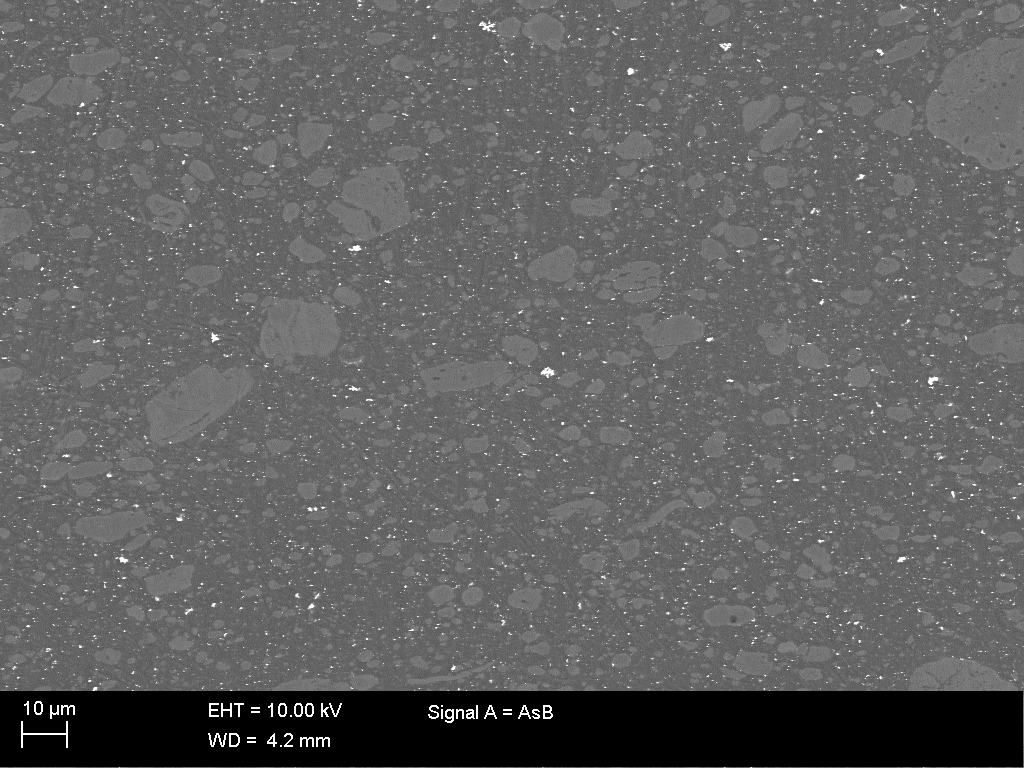
#> input picture BM_18_1_06.tif, 1024 x 768 px
$ python -i testing.py   (imports and definitions only)
#> lines starting #> are read from the running program, lines starting #| are printed output that depends on the picture; after the words box and inside, x2 and y2 are one past the last pixel; in counts of white or black regions, pixels touching at a corner belong together
#> further down, picture is the input picture: shape (768, 1024); min 0, max 255, mean 97
import numpy as np
from scipy import ndimage
from skimage.feature import peak_local_max
from skimage.segmentation import watershed
from skimage.measure import regionprops
import cv2
import matplotlib.pyplot as plt

def separate_particles(binary_image, min_circularity=0.7, min_distance=20):
    """
    Separates overlapping particles in a binary image using watershed segmentation
    and filters them based on circularity.

    Parameters:
    -----------
    binary_image : numpy.ndarray
        Binary input image where particles are marked as 1 and background as 0
    min_circularity : float
        Minimum circularity threshold (0 to 1) for particle detection
    min_distance : int
        Minimum distance between local maxima for particle separation

    Returns:
    --------
    labeled_particles : numpy.ndarray
        Image with separated particles labeled with different integers
    particle_props : list
        List of particle properties including area, perimeter, and circularity
    """
#> called with min_circularity = 0.7, min_distance = 20
    # Ensure binary image is boolean
    binary_image = binary_image.astype(bool)
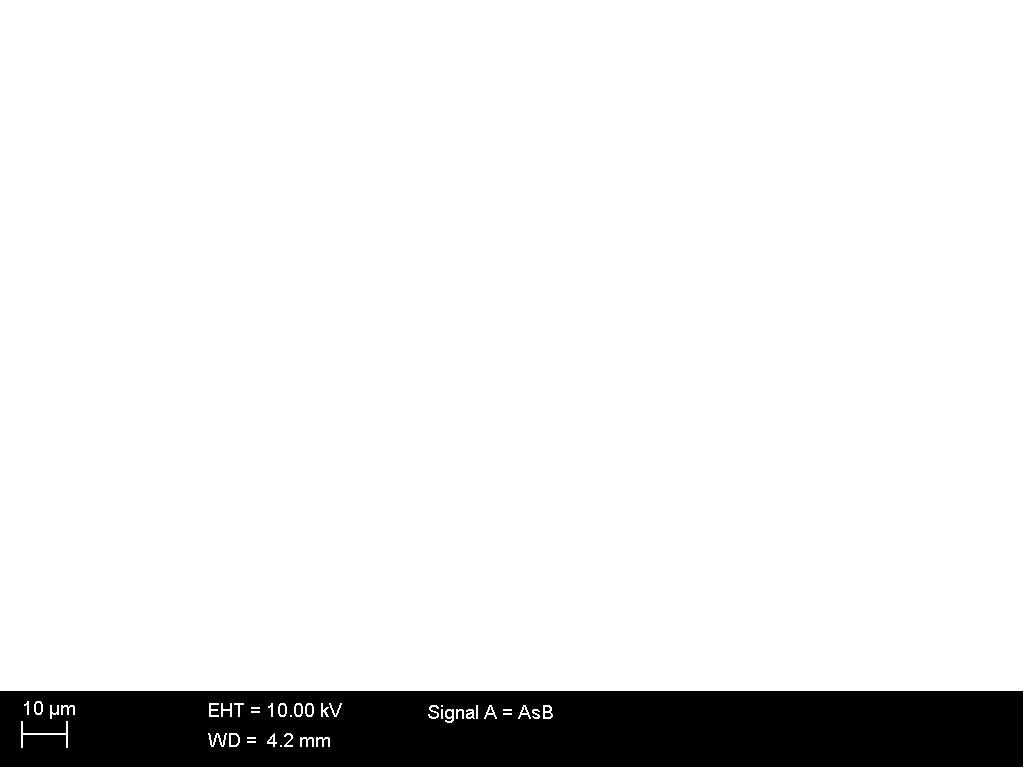
#> binary_image: shape (768, 1024) bool; 90.4% white; 13 black regions (5 under 20 px), largest, box (x1, y1, x2, y2) and area: (0, 691, 1023, 767) 75326, (231, 735, 238, 745) 64, (36, 703, 41, 713) 46

    # Calculate distance transform
    distance = ndimage.distance_transform_edt(binary_image)
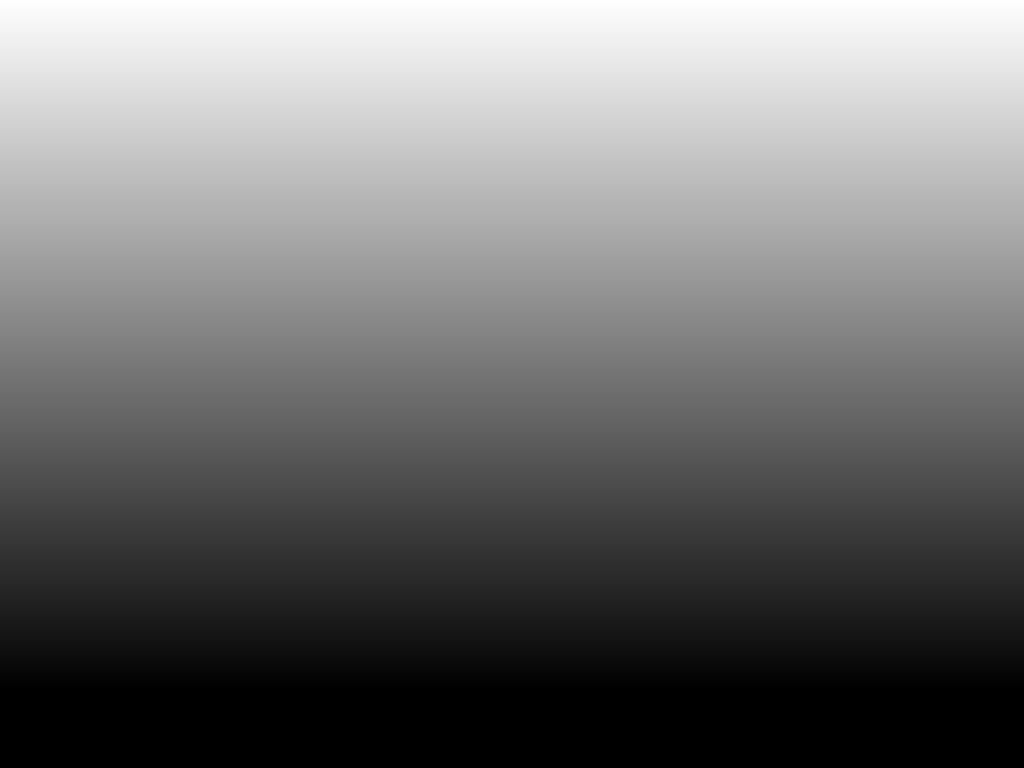
#> distance: shape (768, 1024) float64; min 0, max 691, mean 311.3; drawn with min black and max white

    # Find local maxima
    coords = peak_local_max(distance, min_distance=min_distance, labels=binary_image)
#> coords = 68 pairs, first value 20 to 738, second value 20 to 1000

    # Create markers for watershed
    markers = np.zeros_like(binary_image, dtype=int)
    for i, (x, y) in enumerate(coords, start=1):
        markers[x, y] = i
#> this loop made 68 passes
#> (x, y) on passes 1 to 12: (20, 20), (20, 40), (20, 60), (20, 80), (20, 100), (20, 120), (20, 140), (20, 160), (20, 180), (20, 200), (20, 220), (20, 240)
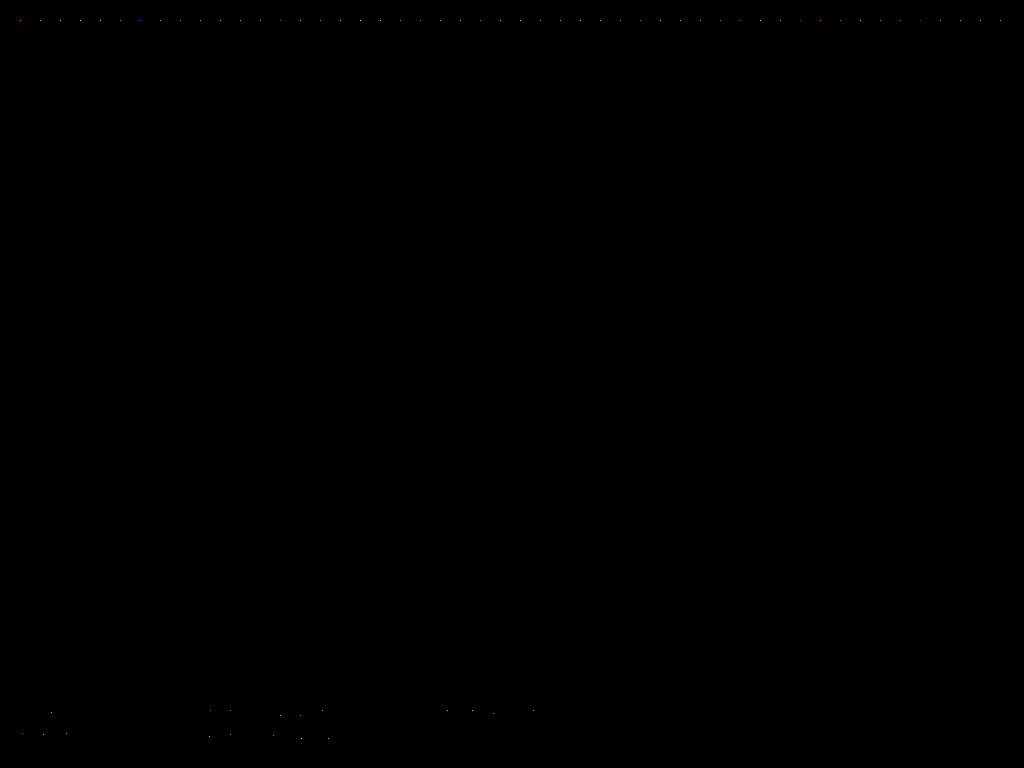
#> markers: shape (768, 1024) int64; 69 distinct labels, from 0 to 68; one colour per label, 0 black

    # Perform watershed segmentation
    labeled_particles = watershed(-distance, markers, mask=binary_image)
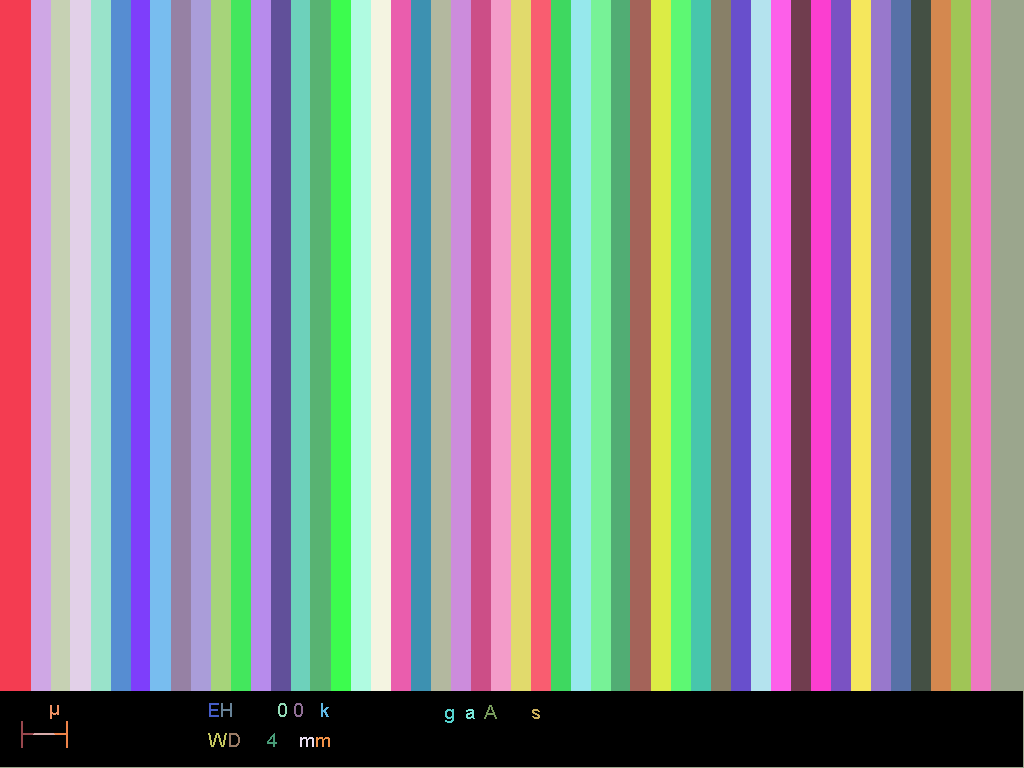
#> labeled_particles: shape (768, 1024) int64; 69 distinct labels, from 0 to 68; one colour per label, 0 black

    # Calculate properties for each particle
    particle_props = []
    for region in regionprops(labeled_particles):
        # Get particle contour
        particle_mask = (labeled_particles == region.label).astype(np.uint8)
        contours, _ = cv2.findContours(particle_mask, cv2.RETR_EXTERNAL,
                                     cv2.CHAIN_APPROX_NONE)

        # Calculate circularity
        area = region.area
        perimeter = cv2.arcLength(contours[0], True)
        circularity = 4 * np.pi * area / (perimeter ** 2) if perimeter > 0 else 0

        particle_props.append({
            'label': region.label,
            'area': area,
            'perimeter': perimeter,
            'circularity': circularity,
            'centroid': region.centroid
        })
#> this loop made 68 passes
#> (area, perimeter, circularity) on passes 1 to 12: (21421, 1440, 0.13), (13820, 1418, 0.0864), (13129, 1416, 0.0823), (14511, 1420, 0.0904), (13820, 1418, 0.0864), (13820, 1418, 0.0864), (13129, 1416, 0.0823), (14511, 1420, 0.0904), (13820, 1418, 0.0864), (13820, 1418, 0.0864), (13820, 1418, 0.0864), (13820, 1418, 0.0864)
#> pass 3, in separate_particles, `particle_mask = (labeled_particles == region.label).astype(np.uint8)`:
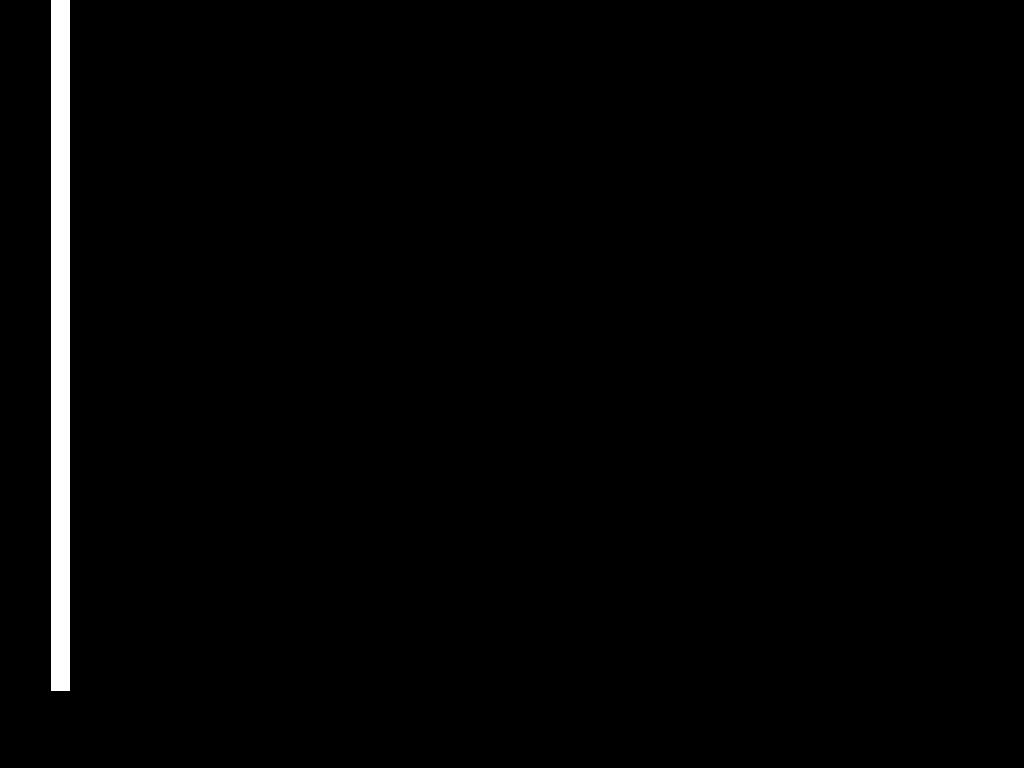
#> particle_mask: shape (768, 1024); values 0 (black) and 1 (white), 1.7% white; 1 white region, box (x1, y1, x2, y2) and area: (51, 0, 70, 691) 13129
#> after the loop: particle_mask: shape (768, 1024); values 0 (black) and 1 (white), 0.01% white in thin lines or dots, all inside (x1, y1, x2, y2) = (208, 733, 227, 747)
#> after the loop, particle_props = 68 items

    # Filter particles based on circularity
    valid_labels = [prop['label'] for prop in particle_props
                   if prop['circularity'] >= min_circularity]
#> valid_labels = []

    # Create final output with only valid particles
    final_labels = np.zeros_like(labeled_particles)
    for i, label in enumerate(valid_labels, start=1):
        final_labels[labeled_particles == label] = i
#> this loop made 0 passes
#> final_labels: shape (768, 1024) int64; every value is 0

    return final_labels, particle_props

# [80 lines left out: functions visualize_results, plot_comparison, not called in this run]

>>> import cv2
>>> picture = cv2.imread('BM_18_1_06.tif', cv2.IMREAD_GRAYSCALE)
>>> result = separate_particles(picture)
